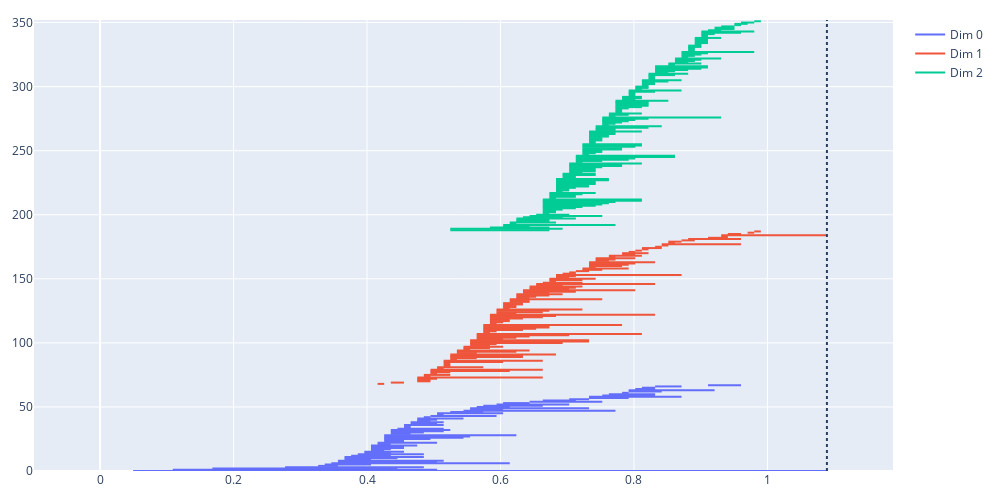

Notebook code cell kept with this figure:
### Code cell
# Barcode diagram
fig = oat.plot.barcode(homology_shuffled)
fig.update_layout(
        width=1000, 
        height=500,
        margin=dict(l=20, r=20, t=20, b=20)
    )
fig.show()

### Figure 1 — Plotly figure (JSON) as saved in the notebook; plotly's stock layout.template omitted (floating-point values rounded to 4 significant figures; data arrays with more than 128 entries replaced by an {"elided": "..."} marker saying what was removed)
{"data": [{"hoverinfo": "text", "hovertext": {"elided": "204 str values"}, "line": {"color": "#636EFA"}, "mode": "lines", "name": "Dim 0", "type": "scatter", "x": {"elided": "204 float values"}, "y": {"elided": "204 int values"}}, {"hoverinfo": "text", "hovertext": {"elided": "360 str values"}, "line": {"color": "#EF553B"}, "mode": "lines", "name": "Dim 1", "type": "scatter", "x": {"elided": "360 float values"}, "y": {"elided": "360 int values"}}, {"hoverinfo": "text", "hovertext": {"elided": "492 str values"}, "line": {"color": "#00CC96"}, "mode": "lines", "name": "Dim 2", "type": "scatter", "x": {"elided": "492 float values"}, "y": {"elided": "492 int values"}}], "layout": {"height": 500, "margin": {"b": 20, "l": 20, "r": 20, "t": 20}, "shapes": [{"line": {"dash": "dot"}, "type": "line", "x0": 1.089, "x1": 1.089, "xref": "x", "y0": 0, "y1": 1, "yref": "y domain"}], "width": 1000, "xaxis": {"range": [-0.09901, 1.188]}, "yaxis": {"range": [0, 352]}}}
